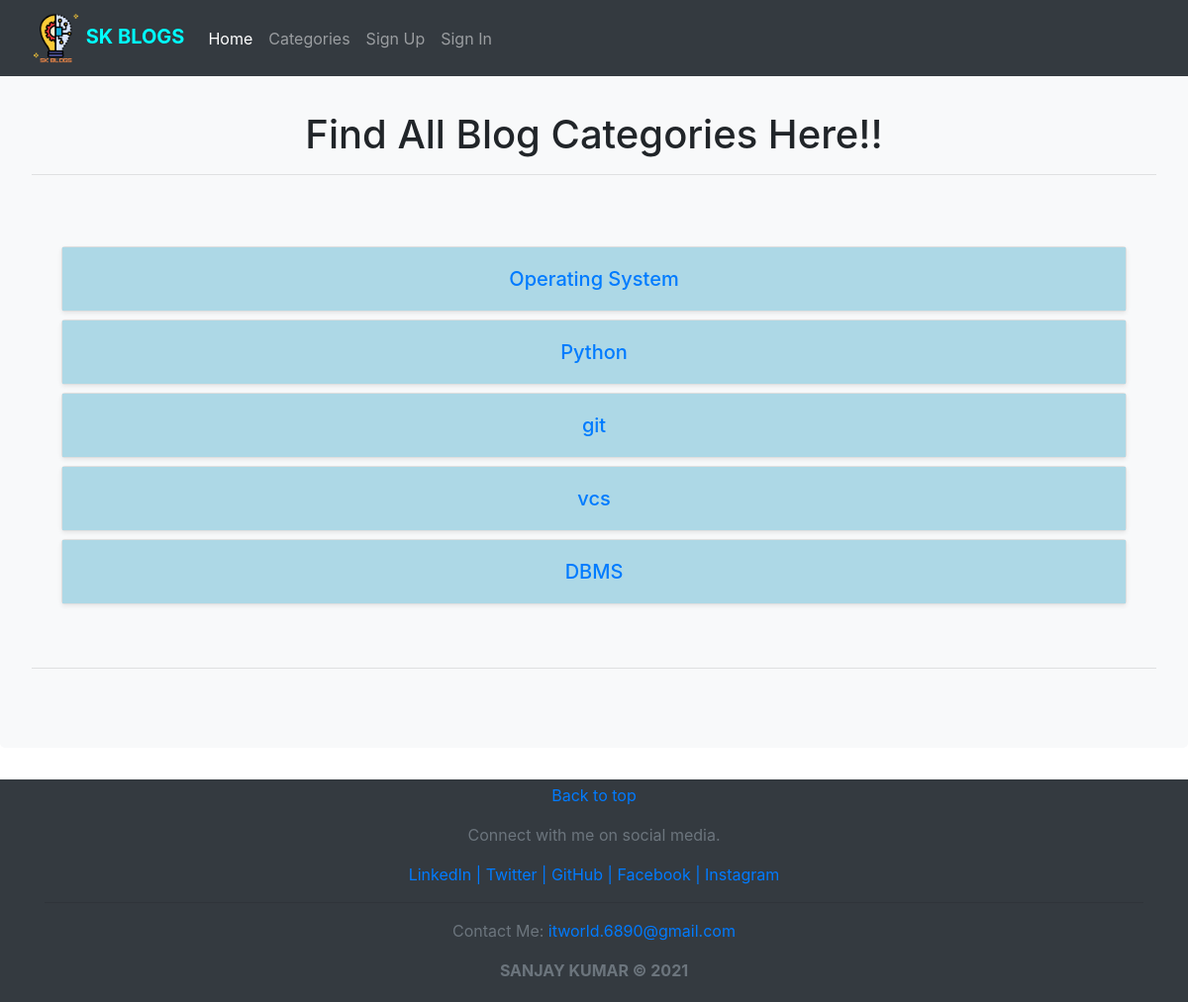
The page /category-list/ on the database its author committed.
### blog/models.py (models this page shows, shortened)
class Category(models.Model):
    name = models.CharField(max_length=255)
    def __str__(self):
        return self.name

### blog/views.py (the view)
# urls.py: path('category-list/', CategoryListView, name="category-list"),
def CategoryListView(request):
    category_list = Category.objects.all()
    return render(request, 'category_list.html', {'category_list':category_list})

### blog/templates/category_list.html (shortened to what this page needs)
{% extends 'base.html' %}
{% block content %}
<h1 class="fw-light mt-5 text-center">Find All Blog Categories Here!!</h1>
<hr/>
<div class="album py-5">
  <div class="container">
      {% for category in category_list %}
      <div class="col mt-2">
        <div class="card shadow-sm">
          <div class="card-body" style="background:lightblue;">
            <h5 class="card-text text-center"><a href="{% url 'category' category|slugify %}">{{ category }}</a></h5>
          </div>
        </div>
      </div>
      {% endfor %}
  </div>
</div>
<hr/>
{% endblock %}

### rows shown on the page
Category: name "Operating System"
Category: name "Python"
Category: name "git"
Category: name "vcs"
Category: name "DBMS"
